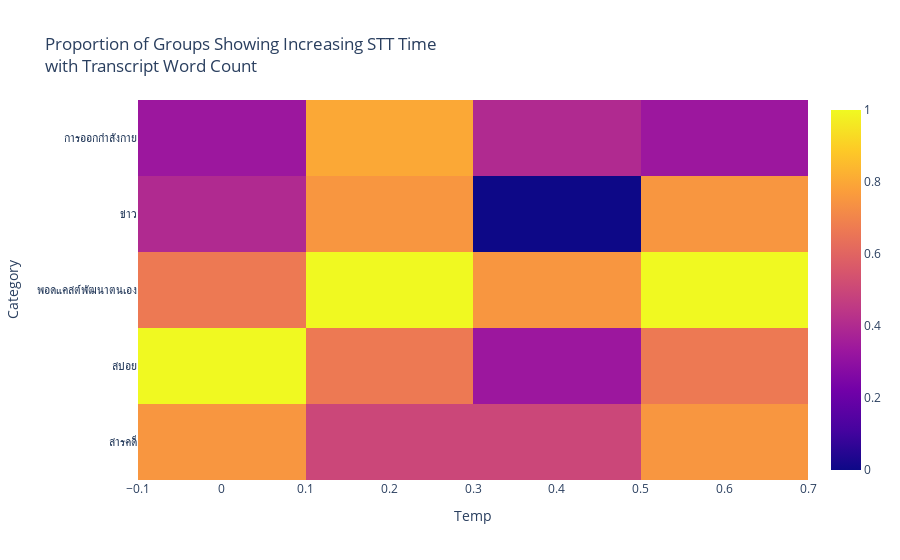

This figure's notebook cell:
### Markdown cell above
### งั้นลองเปลี่ยนจาก total time -> speech to text time

### Code cell
# 1) สร้าง duration group (5,10,15,20,25 นาที)
df_merged["duration_group"] = (df_merged["durationSec"] / 300).round() * 300

import numpy as np

# 2) ฟังก์ชันดูแนวโน้ม (เหมือนเดิม)
def trend_direction(x, y):
    # x = transcriptWord, y = timeSpeechtoTextSec
    order = np.argsort(x)
    y_sorted = y[order]

    if np.all(np.diff(y_sorted) > 0):
        return "increasing"
    elif np.all(np.diff(y_sorted) < 0):
        return "decreasing"
    else:
        return "mixed"

# 3) คำนวณ trend ต่อ group
results = []

group_cols = ["Category", "whisperTemp", "duration_group"]

for keys, g in df_merged.groupby(group_cols):
    # ต้องมีครบ 3 ตัว และ STT time ไม่เป็น NaN
    if len(g) == 3 and g["timeSpeechtoTextSec"].notna().all():
        trend = trend_direction(
            g["transcriptWord"].values,
            g["timeSpeechtoTextSec"].values
        )
        results.append({
            "Category": keys[0],
            "Temp": keys[1],
            "Duration": keys[2],
            "trend": trend
        })

import pandas as pd

trend_df = pd.DataFrame(results)

# 4) ดูสัดส่วน trend (optional debug)
trend_df.groupby(["Category", "Temp"])["trend"].value_counts(normalize=True)
import plotly.express as px

summary = (
    trend_df
    .assign(is_increasing=lambda x: x["trend"] == "increasing")
    .groupby(["Category", "Temp"])["is_increasing"]
    .mean()
    .reset_index()
)

fig = px.imshow(
    summary.pivot(
        index="Category",
        columns="Temp",
        values="is_increasing"
    ),
    title="Proportion of Groups Showing Increasing STT Time<br>with Transcript Word Count"
)

fig.show()

### Figure 1 — Plotly figure (JSON) as saved in the notebook; plotly's stock layout.template omitted (floating-point values rounded to 4 significant figures)
{"data": [{"coloraxis": "coloraxis", "hovertemplate": "Temp: %{x}<br>Category: %{y}<br>color: %{z}<extra></extra>", "name": "0", "type": "heatmap", "x": [0.0, 0.2, 0.4, 0.6], "xaxis": "x", "y": ["การออกกำลังกาย", "ข่าว", "พอดแคสต์พัฒนาตนเอง", "สปอย", "สารคดี"], "yaxis": "y", "z": [[0.3333, 0.8, 0.4, 0.3333], [0.4, 0.75, 0.0, 0.75], [0.6667, 1.0, 0.75, 1.0], [1.0, 0.6667, 0.3333, 0.6667], [0.75, 0.5, 0.5, 0.75]]}], "layout": {"coloraxis": {"colorscale": [[0, "#0d0887"], [0.1111, "#46039f"], [0.2222, "#7201a8"], [0.3333, "#9c179e"], [0.4444, "#bd3786"], [0.5556, "#d8576b"], [0.6667, "#ed7953"], [0.7778, "#fb9f3a"], [0.8889, "#fdca26"], [1, "#f0f921"]]}, "title": {"text": "Proportion of Groups Showing Increasing STT Time<br>with Transcript Word Count"}, "xaxis": {"anchor": "y", "constrain": "domain", "domain": [0, 1], "scaleanchor": "y", "title": {"text": "Temp"}}, "yaxis": {"anchor": "x", "autorange": "reversed", "constrain": "domain", "domain": [0, 1], "title": {"text": "Category"}}}}
